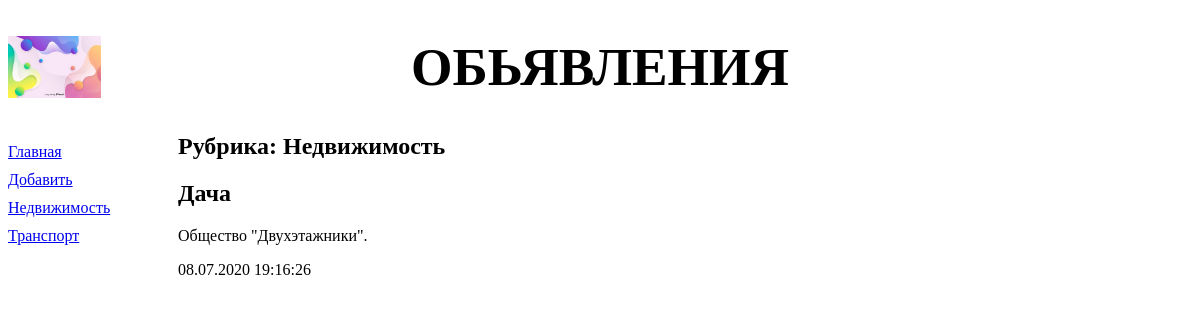
Page /bboard/1/ on the earlier database version.
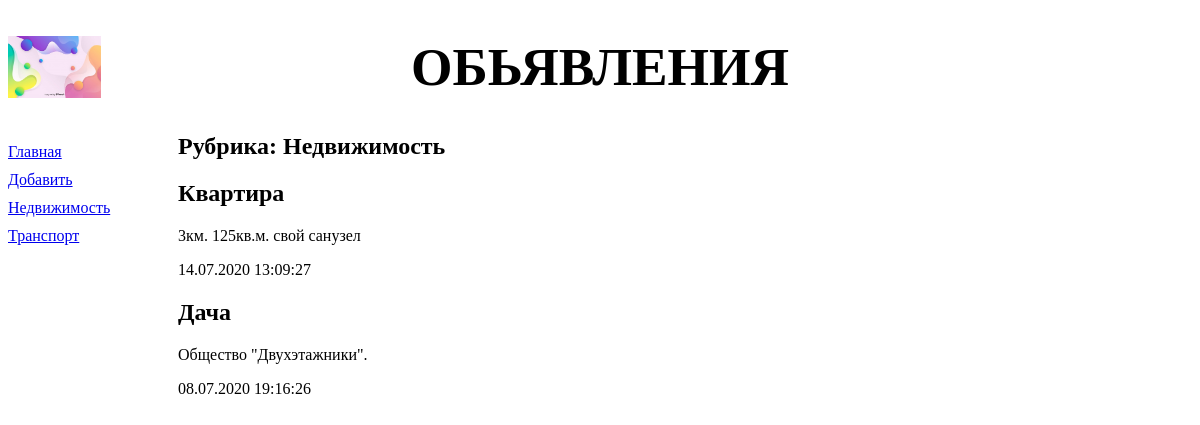
Same page on the later database version.
### bboard/models.py (models this page shows, shortened)
class Rubric(models.Model):
    name = models.CharField(max_length=20, db_index=True, verbose_name='Название')
    class Meta:
        verbose_name_plural = 'Рубрики'
        verbose_name = 'Рубрика'
        ordering = ['name']

class Bb(models.Model):
    KINDS = (
        (None, 'Выберете разряд публикуемого обьявления'),
        ('b', 'Куплю'),
        ('s', 'Продам'),
        ('c', 'Обменяю')
    )
    title = models.CharField(max_length=50, verbose_name='Товар')
    content = models.TextField(null=True, blank=True, verbose_name='Описание')
    price = models.FloatField(null=True, blank=True, verbose_name='Цена')
    published = models.DateTimeField(auto_now_add=True, db_index=True, verbose_name='Опубликовано')
    rubric = models.ForeignKey('Rubric', null=True, on_delete=models.PROTECT, verbose_name='Рубрика')
    kind = models.CharField(max_length=1, choices=KINDS, default='b', verbose_name='Вид обьявления')
    class Meta:
        verbose_name_plural = 'Обьявления'
        verbose_name = 'Обьявление'
        ordering = ['-published']

### bboard/views.py (the view)
# urls.py: path('<int:rubric_id>/', by_rubric, name='by_rubric'),
def by_rubric(request, rubric_id):
    bbs = Bb.objects.filter(rubric=rubric_id)
    rubrics = Rubric.objects.all()
    current_rubric = Rubric.objects.get(pk=rubric_id)
    context = {'bbs': bbs, 'rubrics': rubrics,
               'current_rubric': current_rubric}
    return render(request, 'bboard/by_rubric.html', context)

### bboard/templates/bboard/by_rubric.html (shortened to what this page needs)
{% extends 'layout/basic.html' %}
{% block content %}
<h2> Рубрика: {{current_rubric.name}} </h2>
{% for bb in bbs %}
        <div>
            <h2> {{bb.title}} </h2>
            <p> {{ bb.content }} </p>
            <p> {{ bb.published|date:"d.m.Y H:i:s" }} </p>
        </div>
{% endfor %}
{% endblock %}

### bboard/templates/layout/basic.html (shortened to what this page needs)
{% load static %}
<!DOCTYPE html>
<html>
    <head>
        <link rel="stylesheet" type="text/css"
        href="{% static 'bboard/style.css' %}">
    </head>
    <body>
        <header>
            <h1> Обьявления </h1>
        </header>
        <nav>
            <a href="{% url 'index' %}"> Главная </a>
            <a href="{% url 'add' %}"> Добавить </a>
            {% for rubric in rubrics %}
            <a href="{% url 'by_rubric' rubric.pk %}"> {{ rubric.name }} </a>
            {% endfor %}
        </nav>
        <section>
        {% block content %}
        {% endblock %}
        </section>
    </body>
    </head>
</html>

Differences in the rows shown:
added Bb: title "Квартира", content "3км. 125кв.м. свой санузел", published "14.07.2020 13:09:27"
